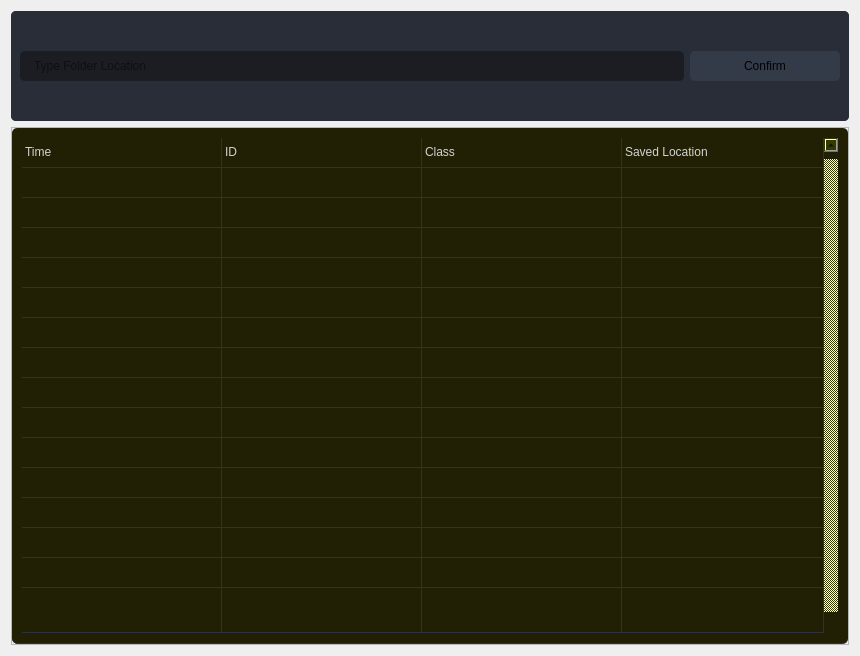
                  <widget class="QWidget" name="page_widgets">
                   <layout class="QVBoxLayout" name="verticalLayout_6">
                    <item>
                     <widget class="QFrame" name="frame">
                      <property name="styleSheet">
                       <string notr="true">border-radius: 5px;</string>
                      </property>
                      <property name="frameShape">
                       <enum>QFrame::StyledPanel</enum>
                      </property>
                      <property name="frameShadow">
                       <enum>QFrame::Raised</enum>
                      </property>
                      <layout class="QVBoxLayout" name="verticalLayout_15">
                       <property name="spacing">
                        <number>0</number>
                       </property>
                       <property name="leftMargin">
                        <number>0</number>
                       </property>
                       <property name="topMargin">
                        <number>0</number>
                       </property>
                       <property name="rightMargin">
                        <number>0</number>
                       </property>
                       <property name="bottomMargin">
                        <number>0</number>
                       </property>
                       <item>
                        <widget class="QFrame" name="frame_div_content_1">
                         <property name="minimumSize">
                          <size>
                           <width>0</width>
                           <height>110</height>
                          </size>
                         </property>
                         <property name="maximumSize">
                          <size>
                           <width>16777215</width>
                           <height>110</height>
                          </size>
                         </property>
                         <property name="styleSheet">
                          <string notr="true">background-color: rgb(41, 45, 56);
border-radius: 5px;
</string>
                         </property>
                         <property name="frameShape">
                          <enum>QFrame::NoFrame</enum>
                         </property>
                         <property name="frameShadow">
                          <enum>QFrame::Raised</enum>
                         </property>
                         <layout class="QVBoxLayout" name="verticalLayout_7">
                          <property name="spacing">
                           <number>0</number>
                          </property>
                          <property name="leftMargin">
                           <number>0</number>
                          </property>
                          <property name="topMargin">
                           <number>0</number>
                          </property>
                          <property name="rightMargin">
                           <number>0</number>
                          </property>
                          <property name="bottomMargin">
                           <number>0</number>
                          </property>
                          <item>
                           <widget class="QFrame" name="frame_content_wid_1">
                            <property name="frameShape">
                             <enum>QFrame::NoFrame</enum>
                            </property>
                            <property name="frameShadow">
                             <enum>QFrame::Raised</enum>
                            </property>
                            <layout class="QHBoxLayout" name="horizontalLayout_9">
                             <item>
                              <layout class="QGridLayout" name="gridLayout">
                               <property name="bottomMargin">
                                <number>0</number>
                               </property>
                               <item row="0" column="0">
                                <widget class="QLineEdit" name="lineEdit">
                                 <property name="minimumSize">
                                  <size>
                                   <width>0</width>
                                   <height>30</height>
                                  </size>
                                 </property>
                                 <property name="styleSheet">
                                  <string notr="true">QLineEdit {
	background-color: rgb(27, 29, 35);
	border-radius: 5px;
	border: 2px solid rgb(27, 29, 35);
	padding-left: 10px;
}
QLineEdit:hover {
	border: 2px solid rgb(64, 71, 88);
}
QLineEdit:focus {
	border: 2px solid rgb(91, 101, 124);
}</string>
                                 </property>
                                 <property name="placeholderText">
                                  <string>Type Folder Location </string>
                                 </property>
                                </widget>
                               </item>
                               <item row="0" column="1">
                                <widget class="QPushButton" name="pushButton">
                                 <property name="minimumSize">
                                  <size>
                                   <width>150</width>
                                   <height>30</height>
                                  </size>
                                 </property>
                                 <property name="font">
                                  <font>
                                   <family>Segoe UI</family>
                                   <pointsize>9</pointsize>
                                  </font>
                                 </property>
                                 <property name="styleSheet">
                                  <string notr="true">QPushButton {
	border: 2px solid rgb(52, 59, 72);
	border-radius: 5px;	
	background-color: rgb(52, 59, 72);
}
QPushButton:hover {
	background-color: rgb(57, 65, 80);
	border: 2px solid rgb(61, 70, 86);
}
QPushButton:pressed {	
	background-color: rgb(35, 40, 49);
	border: 2px solid rgb(43, 50, 61);
}</string>
                                 </property>
                                 <property name="text">
                                  <string>Confirm</string>
                                 </property>
                                 <property name="icon">
                                  <iconset>
                                   <normaloff>:/16x16/icons/16x16/cil-folder-open.png</normaloff>:/16x16/icons/16x16/cil-folder-open.png</iconset>
                                 </property>
                                </widget>
                               </item>
                              </layout>
                             </item>
                            </layout>
                           </widget>
                          </item>
                         </layout>
                        </widget>
                       </item>
                      </layout>
                     </widget>
                    </item>
                    <item>
                     <widget class="QFrame" name="frame_3">
                      <property name="minimumSize">
                       <size>
                        <width>0</width>
                        <height>150</height>
                       </size>
                      </property>
                      <property name="frameShape">
                       <enum>QFrame::StyledPanel</enum>
                      </property>
                      <property name="frameShadow">
                       <enum>QFrame::Raised</enum>
                      </property>
                      <layout class="QHBoxLayout" name="horizontalLayout_12">
                       <property name="spacing">
                        <number>0</number>
                       </property>
                       <property name="leftMargin">
                        <number>0</number>
                       </property>
                       <property name="topMargin">
                        <number>0</number>
                       </property>
                       <property name="rightMargin">
                        <number>0</number>
                       </property>
                       <property name="bottomMargin">
                        <number>0</number>
                       </property>
                       <item>
                        <widget class="QTableWidget" name="tableWidget">
                         <property name="sizePolicy">
                          <sizepolicy hsizetype="Expanding" vsizetype="Expanding">
                           <horstretch>0</horstretch>
                           <verstretch>0</verstretch>
                          </sizepolicy>
                         </property>
                         <property name="palette">
                          <palette>
                           <active>
                            <colorrole role="WindowText">
                             <brush brushstyle="SolidPattern">
                              <color alpha="255">
                               <red>210</red>
                               <green>210</green>
                               <blue>210</blue>
                              </color>
                             </brush>
                            </colorrole>
                            <colorrole role="Button">
                             <brush brushstyle="SolidPattern">
                              <color alpha="255">
                               <red>34</red>
                               <green>32</green>
                               <blue>4</blue>
                              </color>
                             </brush>
                            </colorrole>
                            <colorrole role="Text">
                             <brush brushstyle="SolidPattern">
                              <color alpha="255">
                               <red>210</red>
                               <green>210</green>
                               <blue>210</blue>
                              </color>
                             </brush>
                            </colorrole>
                            <colorrole role="ButtonText">
                             <brush brushstyle="SolidPattern">
                              <color alpha="255">
                               <red>210</red>
                               <green>210</green>
                               <blue>210</blue>
                              </color>
                             </brush>
                            </colorrole>
                            <colorrole role="Base">
                             <brush brushstyle="SolidPattern">
                              <color alpha="255">
                               <red>34</red>
                               <green>32</green>
                               <blue>4</blue>
                              </color>
                             </brush>
                            </colorrole>
                            <colorrole role="Window">
                             <brush brushstyle="SolidPattern">
                              <color alpha="255">
                               <red>34</red>
                               <green>32</green>
                               <blue>4</blue>
                              </color>
                             </brush>
                            </colorrole>
                           </active>
                           <inactive>
                            <colorrole role="WindowText">
                             <brush brushstyle="SolidPattern">
                              <color alpha="255">
                               <red>210</red>
                               <green>210</green>
                               <blue>210</blue>
                              </color>
                             </brush>
                            </colorrole>
                            <colorrole role="Button">
                             <brush brushstyle="SolidPattern">
                              <color alpha="255">
                               <red>34</red>
                               <green>32</green>
                               <blue>4</blue>
                              </color>
                             </brush>
                            </colorrole>
                            <colorrole role="Text">
                             <brush brushstyle="SolidPattern">
                              <color alpha="255">
                               <red>210</red>
                               <green>210</green>
                               <blue>210</blue>
                              </color>
                             </brush>
                            </colorrole>
                            <colorrole role="ButtonText">
                             <brush brushstyle="SolidPattern">
                              <color alpha="255">
                               <red>210</red>
                               <green>210</green>
                               <blue>210</blue>
                              </color>
                             </brush>
                            </colorrole>
                            <colorrole role="Base">
                             <brush brushstyle="SolidPattern">
                              <color alpha="255">
                               <red>34</red>
                               <green>32</green>
                               <blue>4</blue>
                              </color>
                             </brush>
                            </colorrole>
                            <colorrole role="Window">
                             <brush brushstyle="SolidPattern">
                              <color alpha="255">
                               <red>34</red>
                               <green>32</green>
                               <blue>4</blue>
                              </color>
                             </brush>
                            </colorrole>
                           </inactive>
                           <disabled>
                            <colorrole role="WindowText">
                             <brush brushstyle="SolidPattern">
                              <color alpha="255">
                               <red>210</red>
                               <green>210</green>
                               <blue>210</blue>
                              </color>
                             </brush>
                            </colorrole>
                            <colorrole role="Button">
                             <brush brushstyle="SolidPattern">
                              <color alpha="255">
                               <red>34</red>
                               <green>32</green>
                               <blue>4</blue>
                              </color>
                             </brush>
                            </colorrole>
                            <colorrole role="Text">
                             <brush brushstyle="SolidPattern">
                              <color alpha="255">
                               <red>210</red>
                               <green>210</green>
                               <blue>210</blue>
                              </color>
                             </brush>
                            </colorrole>
                            <colorrole role="ButtonText">
                             <brush brushstyle="SolidPattern">
                              <color alpha="255">
                               <red>210</red>
                               <green>210</green>
                               <blue>210</blue>
                              </color>
                             </brush>
                            </colorrole>
                            <colorrole role="Base">
                             <brush brushstyle="SolidPattern">
                              <color alpha="255">
                               <red>34</red>
                               <green>32</green>
                               <blue>4</blue>
                              </color>
                             </brush>
                            </colorrole>
                            <colorrole role="Window">
                             <brush brushstyle="SolidPattern">
                              <color alpha="255">
                               <red>34</red>
                               <green>32</green>
                               <blue>4</blue>
                              </color>
                             </brush>
                            </colorrole>
                           </disabled>
                          </palette>
                         </property>
                         <property name="styleSheet">
                          <string notr="true">QTableWidget {	
	background-color: rgb(34, 32, 4);
	padding: 10px;
	border-radius: 5px;
	gridline-color: rgb(44, 49, 60);
	border-bottom: 1px solid rgb(44, 49, 60);
}
QTableWidget::item{
	border-color: rgbrgb(186, 189, 182);
	padding-left: 5px;
	padding-right: 5px;
	gridline-color: rgb(44, 49, 60);
}
QTableWidget::item:selected{
	background-color: rgb(85, 170, 255);
}

QScrollBar {
	Background-color: rgb(0,0,0);
}

QScrollBar:horizontal {
    border: none;
    background: rgb(52, 59, 72);
    height: 14px;
    margin: 0px 21px 0 21px;
	border-radius: 0px;
}
 QScrollBar:vertical {
	border: none;
    Background: rgb(52, 59, 0);
    width: 14px;
    margin: 21px 0 21px 0;
	border-radius: 0px;
 }
QHeaderView::section{
	Background-color: rgb(39, 44, 54);
	max-width: 30px;
	border: 1px solid rgb(44, 49, 60);
	border-style: none;
    border-bottom: 1px solid rgb(44, 49, 60);
    border-right: 1px solid rgb(44, 49, 60);
}
QTableWidget::horizontalHeader {	
	background-color: rgb(81, 255, 0);
}
QHeaderView::section:horizontal
{
    border: 1px solid rgb(32, 34, 42);
	background-color: rgb(27, 29, 35);
	padding: 3px;
	border-top-left-radius: 7px;
    border-top-right-radius: 7px;
}
QHeaderView::section:vertical
{
    border: 1px solid rgb(44, 49, 60);
}
</string>
                         </property>
                         <property name="frameShape">
                          <enum>QFrame::NoFrame</enum>
                         </property>
                         <property name="verticalScrollBarPolicy">
                          <enum>Qt::ScrollBarAlwaysOn</enum>
                         </property>
                         <property name="sizeAdjustPolicy">
                          <enum>QAbstractScrollArea::AdjustToContents</enum>
                         </property>
                         <property name="editTriggers">
                          <set>QAbstractItemView::NoEditTriggers</set>
                         </property>
                         <property name="alternatingRowColors">
                          <bool>false</bool>
                         </property>
                         <property name="selectionMode">
                          <enum>QAbstractItemView::SingleSelection</enum>
                         </property>
                         <property name="selectionBehavior">
                          <enum>QAbstractItemView::SelectRows</enum>
                         </property>
                         <property name="showGrid">
                          <bool>true</bool>
                         </property>
                         <property name="gridStyle">
                          <enum>Qt::SolidLine</enum>
                         </property>
                         <property name="sortingEnabled">
                          <bool>false</bool>
                         </property>
                         <attribute name="horizontalHeaderVisible">
                          <bool>false</bool>
                         </attribute>
                         <attribute name="horizontalHeaderCascadingSectionResizes">
                          <bool>true</bool>
                         </attribute>
                         <attribute name="horizontalHeaderDefaultSectionSize">
                          <number>200</number>
                         </attribute>
                         <attribute name="horizontalHeaderStretchLastSection">
                          <bool>true</bool>
                         </attribute>
                         <attribute name="verticalHeaderVisible">
                          <bool>false</bool>
                         </attribute>
                         <attribute name="verticalHeaderCascadingSectionResizes">
                          <bool>false</bool>
                         </attribute>
                         <attribute name="verticalHeaderHighlightSections">
                          <bool>false</bool>
                         </attribute>
                         <attribute name="verticalHeaderStretchLastSection">
                          <bool>true</bool>
                         </attribute>
                         <row>
                          <property name="text">
                           <string>New Row</string>
                          </property>
                          <property name="font">
                           <font>
                            <family>Segoe UI</family>
                           </font>
                          </property>
                         </row>
                         <row>
                          <property name="text">
                           <string>New Row</string>
                          </property>
                         </row>
                         <row>
                          <property name="text">
                           <string>New Row</string>
                          </property>
                         </row>
                         <row>
                          <property name="text">
                           <string>New Row</string>
                          </property>
                         </row>
                         <row>
                          <property name="text">
                           <string>New Row</string>
                          </property>
                         </row>
                         <row>
                          <property name="text">
                           <string>New Row</string>
                          </property>
                         </row>
                         <row>
                          <property name="text">
                           <string>New Row</string>
                          </property>
                         </row>
                         <row>
                          <property name="text">
                           <string>New Row</string>
                          </property>
                         </row>
                         <row>
                          <property name="text">
                           <string>New Row</string>
                          </property>
                         </row>
                         <row>
                          <property name="text">
                           <string>New Row</string>
                          </property>
                         </row>
                         <row>
                          <property name="text">
                           <string>New Row</string>
                          </property>
                         </row>
                         <row>
                          <property name="text">
                           <string>New Row</string>
                          </property>
                         </row>
                         <row>
                          <property name="text">
                           <string>New Row</string>
                          </property>
                         </row>
                         <row>
                          <property name="text">
                           <string>New Row</string>
                          </property>
                         </row>
                         <row>
                          <property name="text">
                           <string>New Row</string>
                          </property>
                         </row>
                         <row>
                          <property name="text">
                           <string>New Row</string>
                          </property>
                         </row>
                         <column>
                          <property name="text">
                           <string>0</string>
                          </property>
                         </column>
                         <column>
                          <property name="text">
                           <string>1</string>
                          </property>
                         </column>
                         <column>
                          <property name="text">
                           <string>2</string>
                          </property>
                         </column>
                         <column>
                          <property name="text">
                           <string>3</string>
                          </property>
                         </column>
                         <item row="0" column="0">
                          <property name="text">
                           <string>Time</string>
                          </property>
                         </item>
                         <item row="0" column="1">
                          <property name="text">
                           <string>ID</string>
                          </property>
                         </item>
                         <item row="0" column="2">
                          <property name="text">
                           <string>Class</string>
                          </property>
                         </item>
                         <item row="0" column="3">
                          <property name="text">
                           <string>Saved Location</string>
                          </property>
                         </item>
                        </widget>
                       </item>
                      </layout>
                     </widget>
                    </item>
                   </layout>
                  </widget>
